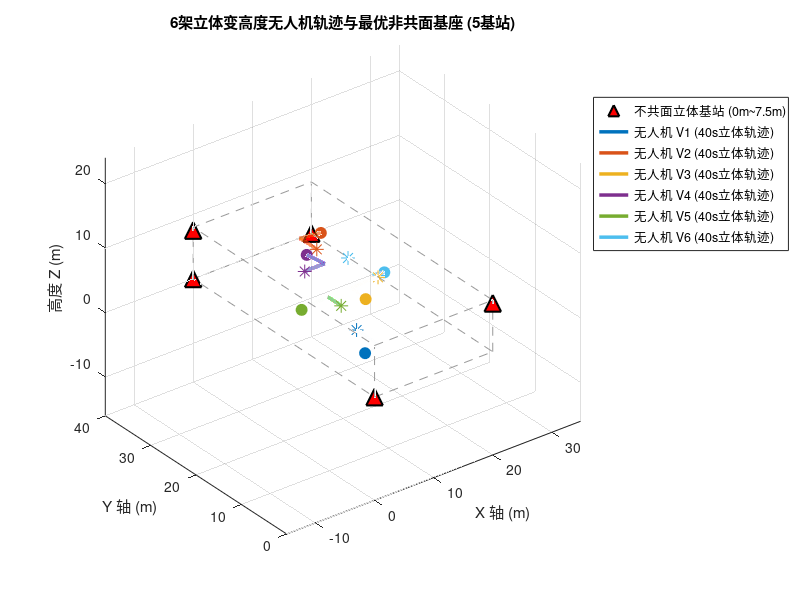

Here is the MATLAB script that generated this plot:
% =========================================================================
% generate_Low.m (80s 无人机 3D 协同定位数据一键单次生成脚本)
% 空间物理约束：20m x 40m x 8m (高度严格锁定在 2m ~ 7m 内，实现立体分层)
% 运行时间：80秒 (100Hz IMU 预测/变频更新，10Hz 固定频 UWB 同步观测)
% 数据保存路径：E:\SE3_MLKF\Data\Low\
% =========================================================================
clc; clear; close all;

%% 1. 用户指定单次生成的无人机和基站规模（可在此直接修改）
Vehicle_num = 6;                       % 指定单次生成的车辆/无人机规模 (范围: 4 - 12)
Anchor_num  = 5;                       % 指定单次生成的基站数目 (范围: 4 - 20)

% 参数合法性检验
if Vehicle_num < 4 || Vehicle_num > 12
    error('Vehicle_num 必须在 4 到 12 之间！');
end
if Anchor_num < 4 || Anchor_num > 20
    error('Anchor_num 必须在 4 到 20 之间！');
end

F_imu = 100;                                % IMU 采样频率 (100Hz)
F_uwb = 10;                                 % UWB 采样频率 (10Hz)
dt_imu = 1 / F_imu;        
dt_uwb = 1 / F_uwb;        
uwb_downsample_factor = round(dt_uwb / dt_imu); 
if mod(dt_uwb, dt_imu) ~= 0
    error('UWB 采样周期必须是 IMU 采样周期的整数倍！');
end

t_end = 40;                                 % 严格限定运行总时间为 40s
N_steps = round(t_end / dt_imu) + 1;        % 共计 4001 步

% 物理保存根目录
save_dir = 'E:\SE3_MLKF\Data\Low';

% 传感器高精噪声参数
IMU_noise_params.sigma_na  = 0.03;      
IMU_noise_params.sigma_nw  = 0.003;     
IMU_noise_params.sigma_ba  = 0.001;     
IMU_noise_params.sigma_bw  = 0.0001;    
UWB_noise_params.sigma_anc = 0.3;     
UWB_noise_params.sigma_rel = 0.3;  

%% 2. 20点最优不共面三维立体基站拓扑池
all_anchors_pool = [
     0,  0, 0;      % 1  (4基站基础：四角错层交叉)
    20,  0, 7.5;    % 2  
    20, 40, 0;      % 3  
     0, 40, 7.5;    % 4  
     0, 40, 0;      % 5  (5-8基站：补齐立体八角包围盒)
    20,  0, 0;      % 6  
    20, 40, 7.5;    % 7  
     0,  0, 7.5;    % 8  
    10,  0, 0;      % 9  (9-12基站：强化短边中点观测)
    10,  0, 7.5;    % 10 
    10, 40, 0;      % 11 
    10, 40, 7.5;    % 12 
     0, 20, 0;      % 13 (13-16基站：强化长边中点观测)
     0, 20, 7.5;    % 14 
    20, 20, 0;      % 15 
    20, 20, 7.5;    % 16 
     0, 10, 0;      % 17 (17-20基站：强化边缘覆盖度)
    20, 10, 7.5;    % 18 
     0, 30, 7.5;    % 19 
    20, 30, 0;      % 20 
];

%% 3. 12架无人机 40秒 空间均匀散乱分布的 3D 轨迹配置池 
% 格式：[X0, Y0, Z0, th0, turn_dir, t_turn_start]
% 优化设计：对转弯时间进行了合理缩减与重分布 (区间 10s ~ 30s)，使其契合 40s 总仿真时长
all_veh_configs = [
    3,   6,  3.0,  0,      1,  12;     % UAV1:  左下角区域 -> 朝东飞，12s后转弯向北
   17,  34,  3.9,  pi,     1,  18;     % UAV2:  右上角区域 -> 朝西飞，18s后转弯向南
   10,  15,  4.8,  pi/2,  -1,  15;     % UAV3:  中下部区域 -> 朝北飞，15s后转弯向西
   10,  28,  5.7, -pi/2,  -1,  20;     % UAV4:  中上部区域 -> 朝南飞，20s后转弯向东
    3,  20,  3.3,  0,     -1,  22;     % UAV5:  左中部区域 -> 朝东飞，22s后转弯向南
   17,  20,  4.2,  pi,    -1,  10;     % UAV6:  右中部区域 -> 朝西飞，10s后转弯向北
    3,  34,  3.6,  0,     -1,  25;     % UAV7:  左上角区域 -> 朝东飞，25s后转弯向南
   17,   6,  5.1,  pi,     1,  28;     % UAV8:  右下角区域 -> 朝西飞，28s后转弯向北
    7,  10,  5.4,  pi/2,   1,  14;     % UAV9:  内左下区域 -> 朝北飞，14s后转弯向西
   13,  30,  4.5, -pi/2,   1,  30;     % UAV10: 内右上区域 -> 朝南飞，30s后转弯向东
    7,  30,  6.0,  0,     -1,  11;     % UAV11: 内左上区域 -> 朝东飞，11s后转弯向南
   13,  10,  4.2,  pi,     1,  24;     % UAV12: 内右下区域 -> 朝西飞，24s后转弯向北
];
%% 4. 单次数据生产内核
anchors = all_anchors_pool(1 : Anchor_num, :);

fprintf('>>> [正在生成数据集] UAV规模: %2d 架 | 基站数量: %2d 个...\n', Vehicle_num, Anchor_num);

% --- Step 4.1: 解析级 3D 轨迹真值生成 ---
trajectories = struct();
v_mag = 0.2; % 设定无人机巡航水平速度

for n = 1 : Vehicle_num
    cfg = all_veh_configs(n, :);
    X0 = cfg(1); Y0 = cfg(2); Z0 = cfg(3);
    th0 = cfg(4); turn_dir = cfg(5); t_turn_start = cfg(6);
    t_turn_end = t_turn_start + 3; % 3秒完成转弯
    
    % 计算目标航向角
    th_t = th0 + turn_dir * pi/2;
    if th_t > pi,  th_t = th_t - 2*pi; end
    if th_t < -pi, th_t = th_t + 2*pi; end
    
    P_true = zeros(N_steps, 3);
    V_true = zeros(N_steps, 3);
    A_true = zeros(N_steps, 3);
    Theta_true = zeros(N_steps, 1);
    
    % 解析物理递推
    for k = 1 : N_steps
        t = (k-1) * dt_imu;
        
        % 1. 计算三维立体无人机高度 Z 轴柔和浮动真值 
        % 满足 Z(t) = Z0 + 0.5 * sin(0.05 * t) 
        z_k = Z0 + 0.5 * sin(0.05 * t);
        vz_k = 0.025 * cos(0.05 * t);
        az_k = -0.00125 * sin(0.05 * t);
        
        % 2. 区分水平分段运动
        if t < t_turn_start
            % A阶段：匀速直线
            th_k = th0;
            vx_k = v_mag * cos(th0);
            vy_k = v_mag * sin(th0);
            ax_k = 0; ay_k = 0;
            
            x_k = X0 + vx_k * t;
            y_k = Y0 + vy_k * t;
            
        elseif t >= t_turn_start && t <= t_turn_end
            % B阶段：原地高动态悬停转弯
            dt = t - t_turn_start;
            th_k = th0 + turn_dir * (pi/2)/3 * dt;
            vx_k = 0; vy_k = 0; % 原地转弯水平速度归零
            ax_k = 0; ay_k = 0;
            
            % 锁定转弯起始点
            x_k = X0 + (v_mag * cos(th0)) * t_turn_start;
            y_k = Y0 + (v_mag * sin(th0)) * t_turn_start;
            
        else
            % C阶段：转向后继续匀速直线
            dt_post = t - t_turn_end;
            th_k = th_t;
            vx_k = v_mag * cos(th_t);
            vy_k = v_mag * sin(th_t);
            ax_k = 0; ay_k = 0;
            
            % 累计转弯终点和后续直行距离
            x_turn_end = X0 + (v_mag * cos(th0)) * t_turn_start;
            y_turn_end = Y0 + (v_mag * sin(th0)) * t_turn_start;
            
            x_k = x_turn_end + vx_k * dt_post;
            y_k = y_turn_end + vy_k * dt_post;
        end
        
        % 3. 存储全维解析真值
        P_true(k, :) = [x_k, y_k, z_k];
        V_true(k, :) = [vx_k, vy_k, vz_k];
        A_true(k, :) = [ax_k, ay_k, az_k];
        Theta_true(k) = th_k;
    end
    
    % 4. 组装并保存真值
    v_name = sprintf('V%d', n);
    trajectories.(v_name).Time_true = (0 : dt_imu : t_end)';
    trajectories.(v_name).X_true = P_true(:, 1);
    trajectories.(v_name).Y_true = P_true(:, 2);
    trajectories.(v_name).Z_true = P_true(:, 3);
    trajectories.(v_name).Vx_true = V_true(:, 1);
    trajectories.(v_name).Vy_true = V_true(:, 2);
    trajectories.(v_name).Vz_true = V_true(:, 3);
    trajectories.(v_name).Theta_true = Theta_true;
    trajectories.(v_name).A_true = A_true;
    
    % 5. 组装解析姿态 R_true (3x3xN_steps)
    R_true = zeros(3, 3, N_steps);
    for k = 1 : N_steps
        th = Theta_true(k);
        R_true(:, :, k) = [cos(th), -sin(th), 0;
                           sin(th),  cos(th), 0;
                           0,         0,      1];
    end
    trajectories.(v_name).R_true = R_true;
end

% --- Step 4.2: 生产变频 IMU 测量信息 ---
for n = 1 : Vehicle_num
    v_name = sprintf('V%d', n);
    veh = trajectories.(v_name);
    
    theta_unwrapped = unwrap(veh.Theta_true);
    wz_true = gradient(theta_unwrapped, dt_imu);
    omega_body_ideal = [zeros(N_steps, 2), wz_true];
    
    a_body_ideal = zeros(N_steps, 3);
    g_vec = [0; 0; -9.81];
    for k = 1 : N_steps
        R_k = veh.R_true(:, :, k);
        a_world = veh.A_true(k, :)';
        a_body_ideal(k, :) = (R_k' * (a_world - g_vec))';
    end
    
    % 高仿真零偏游走产生
    ba_init = (rand(1, 3) - 0.5) * 0.1;    
    bw_init = (rand(1, 3) - 0.5) * 0.01;
    b_a = ba_init + cumsum(randn(N_steps, 3) * IMU_noise_params.sigma_ba * sqrt(dt_imu), 1);
    b_w = bw_init + cumsum(randn(N_steps, 3) * IMU_noise_params.sigma_bw * sqrt(dt_imu), 1);
    
    % 白噪声混合
    acc_m  = a_body_ideal + b_a + randn(N_steps, 3) * IMU_noise_params.sigma_na;
    gyro_m = omega_body_ideal + b_w + randn(N_steps, 3) * IMU_noise_params.sigma_nw;
    
    % 整合输出
    trajectories.(v_name).IMU_Time = veh.Time_true;
    trajectories.(v_name).IMU_acc_m = acc_m;
    trajectories.(v_name).IMU_gyro_m = gyro_m;
    trajectories.(v_name).IMU_bias_a_true = b_a;
    trajectories.(v_name).IMU_bias_w_true = b_w;
end

% --- Step 4.3: 生产 10Hz 同步 UWB 相对测距信号 ---
idx_uwb = 1 : uwb_downsample_factor : N_steps;
t_uwb = trajectories.V1.Time_true(idx_uwb);
N_uwb = length(t_uwb);

pos_true_uwb = zeros(N_uwb, 3, Vehicle_num);
for n = 1 : Vehicle_num
    v_name = sprintf('V%d', n);
    pos_true_uwb(:, 1, n) = trajectories.(v_name).X_true(idx_uwb);
    pos_true_uwb(:, 2, n) = trajectories.(v_name).Y_true(idx_uwb);
    pos_true_uwb(:, 3, n) = trajectories.(v_name).Z_true(idx_uwb);
end

for n = 1 : Vehicle_num
    v_name = sprintf('V%d', n);
    
    % A. 绝对基站测距
    UWB_Anchor = zeros(N_uwb, 1 + Anchor_num);
    UWB_Anchor(:, 1) = t_uwb;
    for a_idx_sub = 1 : Anchor_num
        dx = pos_true_uwb(:, 1, n) - anchors(a_idx_sub, 1);
        dy = pos_true_uwb(:, 2, n) - anchors(a_idx_sub, 2);
        dz = pos_true_uwb(:, 3, n) - anchors(a_idx_sub, 3);
        dist_true = sqrt(dx.^2 + dy.^2 + dz.^2);
        UWB_Anchor(:, 1 + a_idx_sub) = dist_true + randn(N_uwb, 1) * UWB_noise_params.sigma_anc;
    end
    trajectories.(v_name).UWB_Anchor = UWB_Anchor;
    
    % B. 去中心化车间相对测距
    UWB_Relative = zeros(N_uwb, 1 + Vehicle_num);
    UWB_Relative(:, 1) = t_uwb;
    for j = 1 : Vehicle_num
        if n == j
            UWB_Relative(:, 1 + j) = NaN;
        else
            dx = pos_true_uwb(:, 1, n) - pos_true_uwb(:, 1, j);
            dy = pos_true_uwb(:, 2, n) - pos_true_uwb(:, 2, j);
            dz = pos_true_uwb(:, 3, n) - pos_true_uwb(:, 3, j);
            dist_true = sqrt(dx.^2 + dy.^2 + dz.^2);
            UWB_Relative(:, 1 + j) = dist_true + randn(N_uwb, 1) * UWB_noise_params.sigma_rel;
        end
    end
    trajectories.(v_name).UWB_Relative = UWB_Relative;
end

% --- Step 4.4: 保存当前配置的数据集 ---
if ~exist(save_dir, 'dir')
    mkdir(save_dir);
end
trajectories_mat_name = sprintf('Trj_data_Veh%d_Anc%d_3D.mat', Vehicle_num, Anchor_num);
save_path = fullfile(save_dir, trajectories_mat_name);
save(save_path, 'trajectories', 'anchors', 'IMU_noise_params', 'UWB_noise_params', 'Vehicle_num', 'Anchor_num');
fprintf('  >> [生成成功] 无人机数据集已导出: %s\n', save_path);

%% 5. 轨迹可视化 (渲染当前单次仿真立体轨迹)
fprintf('\n正在进行三维立体轨迹可视化确认...\n');
figure('Name', 'Multi-UAV立体动态轨迹及立体不共面基站布设', 'Position', [150, 150, 850, 650]);
hold on; grid on; axis equal;
xlabel('X 轴 (m)'); ylabel('Y 轴 (m)'); zlabel('高度 Z (m)');
title(sprintf('%d架立体变高度无人机轨迹与最优非共面基座 (%d基站)', Vehicle_num, Anchor_num));

% 绘制 20m x 40m x 8m 立体边界框
line([0, 20, 20, 0, 0], [0, 0, 40, 40, 0], [0, 0, 0, 0, 0], 'Color', [0.6,0.6,0.6], 'LineStyle', '--');
line([0, 20, 20, 0, 0], [0, 0, 40, 40, 0], [8, 8, 8, 8, 8], 'Color', [0.6,0.6,0.6], 'LineStyle', '--');
for corner = [0, 20]
    for side = [0, 40]
        line([corner, corner], [side, side], [0, 8], 'Color', [0.6,0.6,0.6], 'LineStyle', '--');
    end
end

% 绘制立体基站
h_anchor = plot3(anchors(:,1), anchors(:,2), anchors(:,3), '^', 'MarkerSize', 12, ...
    'MarkerFaceColor', 'r', 'MarkerEdgeColor', 'k', 'LineWidth', 1.5, 'DisplayName', '不共面立体基站 (0m~7.5m)');

colors = lines(Vehicle_num);
h_traj = zeros(1, Vehicle_num);
for n = 1 : Vehicle_num
    v_data = trajectories.(sprintf('V%d', n));
    h_traj(n) = plot3(v_data.X_true, v_data.Y_true, v_data.Z_true, 'Color', colors(n,:), 'LineWidth', 2.5, ...
        'DisplayName', sprintf('无人机 V%d (40s立体轨迹)', n));
    % 标出起点和终点
    plot3(v_data.X_true(1), v_data.Y_true(1), v_data.Z_true(1), 'o', 'MarkerSize', 8, 'MarkerFaceColor', colors(n,:), 'Color', colors(n,:));
    plot3(v_data.X_true(end), v_data.Y_true(end), v_data.Z_true(end), '*', 'MarkerSize', 10, 'Color', colors(n,:));
end

view(3); 
legend([h_anchor, h_traj], 'Location', 'northeastoutside');
hold off;
